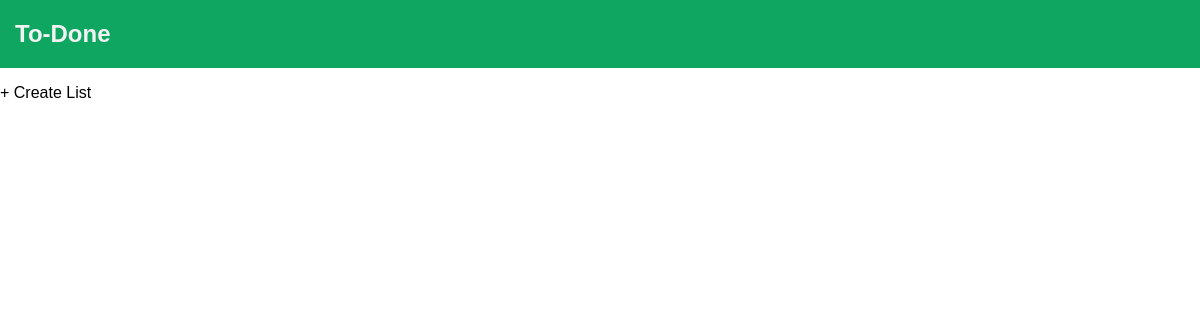
/, run on an earlier commit of the app's database.
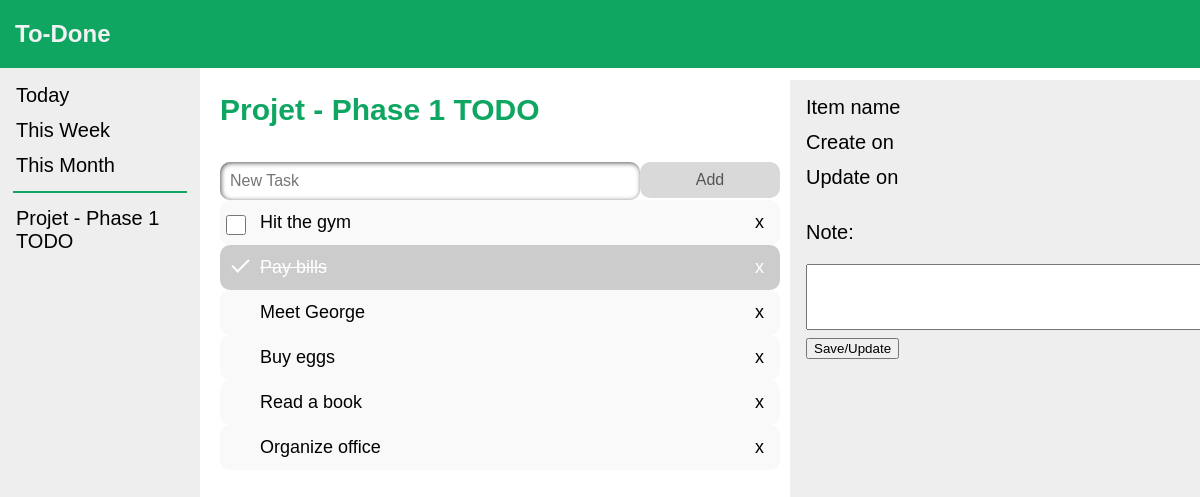
And on a later commit of the database.
### todo/models.py (models this page shows, shortened)
class List(models.Model):
    title_text = models.CharField(max_length=100)
    created_on = models.DateTimeField()
    updated_on = models.DateTimeField()
    objects = models.Manager()

### todo/views.py (the view)
# urls.py: path('', views.index, name='index'),
def index(request):
    latest_lists = List.objects.order_by('-updated_on')[:5]
    context = {
        'latest_lists': latest_lists,
    }
    return render(request, 'todo/index.html', context)

### todo/templates/todo/index.html (shortened to what this page needs)
<!DOCTYPE html>
<html lang="en">
<head>
</head>
<body>
    <div class="topbar">
        <h2>To-Done</h2>
    </div>
    {% if latest_lists %}
        <ul class="sidenav">
            <li><a>Today</a></li>
            <li><a>This Week</a></li>
            <li><a>This Month</a></li>
            <hr>
            {% for list in latest_lists %}
                <li><a href="/{{ list.id }}/">{{ list.title_text }}</a></li>
            {% endfor %}
        </ul>
        <div class="main">
            {% for list in latest_lists %}
                <div id="myDIV" class="header">
                    <h2><a href="/{{ list.id }}/">{{ list.title_text }}</a></h2>
                    <br>
                    <br>
                    <br>
                    <input type="text" id="myInput" placeholder="New Task">
                    <span onclick="newElement()" class="addBtn">Add</span>
                </div>
                <ul id="myUL">
                    <li class="listItem">
                        <input type="checkbox" id="vehicle1" name="vehicle1" value="Bike">
                        <label for="vehicle1">Hit the gym</label>
                        <span class="close">x</span>
                    </li>
                    <li class="checked listItem">Pay bills<span class="close">x</span></li>
                    <li class="listItem">Meet George<span class="close">x</span></li>
                    <li class="listItem">Buy eggs<span class="close">x</span></li>
                    <li class="listItem">Read a book<span class="close">x</span></li>
                    <li class="listItem">Organize office<span class="close">x</span></li>
                </ul>
            {% endfor %}
        </div>
        <ul class="rightsidebar">
            <li><a>Item name</a></li>
            <li><a>Create on</a></li>
            <li><a>Update on</a></li>
            <form action="/" mthod="post">
                  <p><label for="note">Note:</label></p>
                  <textarea id="note" name="note" rows="4" cols="50">
                  </textarea>
                  <br>
                  <input type="submit" value="Save/Update">
            </form>
        </ul>
        {% else %}
        <p>+ Create List</p>
    {% endif %}
</body>
</html>

What changed in the data, as far as the page shows it:
added List: title_text "Projet - Phase 1 TODO"
Also different on the page:
form field value: (not shown) → "Save/Update"
text no longer shown: "+ Create List"
text now shown: "Today This Week This Month Item name Create on Update on Note:"
